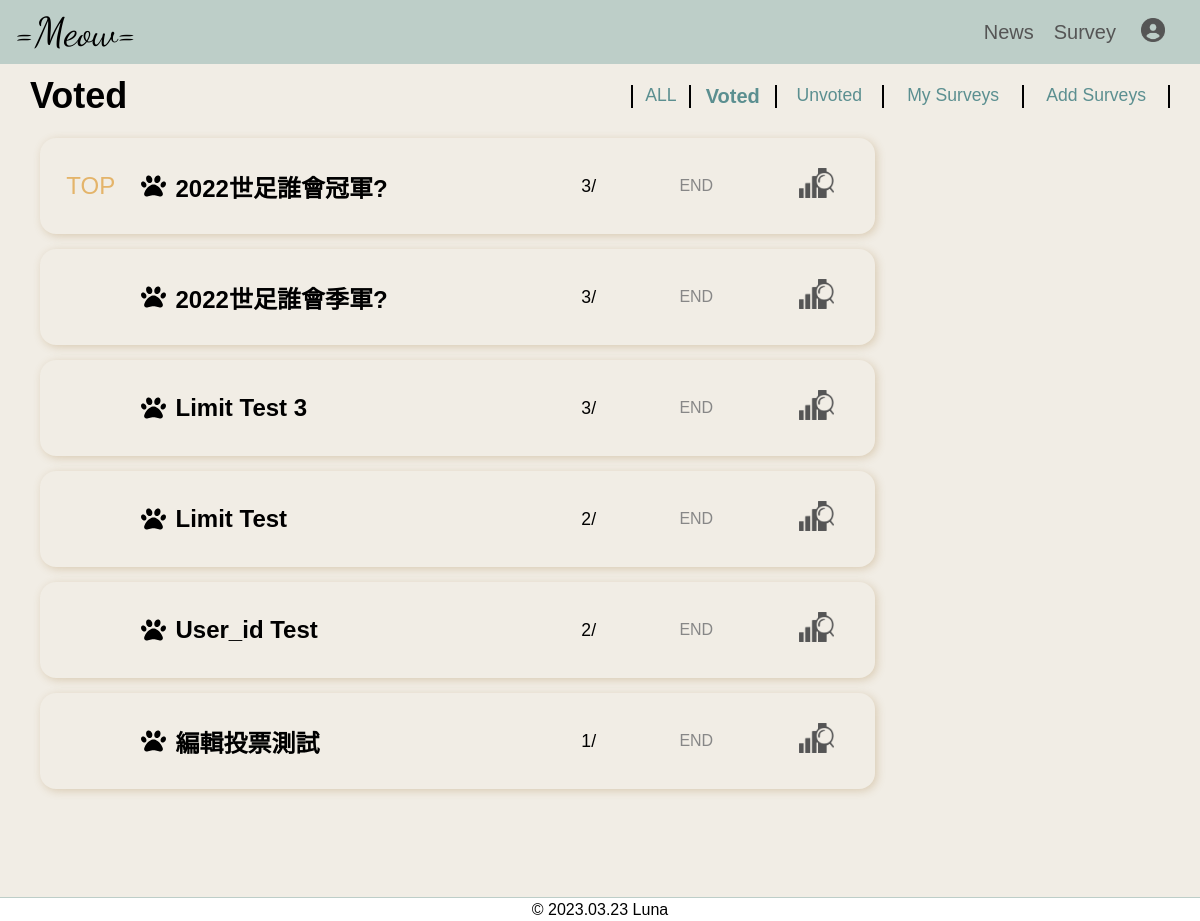
Screenshot of /index.php?meow=survey&surveys=surveys_voted (signed in) with the database file from the repository.
### tables this page shows
CREATE TABLE `survey_subject` (
  `id` int(8) UNSIGNED NOT NULL,
  `subject` text NOT NULL,
  `type` tinyint(1) UNSIGNED NOT NULL,
  `start_time` timestamp NULL DEFAULT NULL,
  `end_time` timestamp NULL DEFAULT NULL,
  `total` int(10) UNSIGNED DEFAULT 0,
  `top` tinyint(1) NOT NULL DEFAULT 0,
  `user_id` int(8) UNSIGNED NOT NULL,
  `created_at` timestamp NOT NULL DEFAULT current_timestamp(),
  `updated_at` timestamp NOT NULL DEFAULT current_timestamp() ON UPDATE current_timestamp()
);

### db/function.php (called while the page is built, shortened)
<?php
function free($sql)
{
    global $pdo;
    return $pdo->query($sql)->fetchAll(PDO::FETCH_ASSOC);
}
?>
<?php
function all($table, ...$args)
{
    global $pdo;
    $sql = "SELECT * FROM `$table` ";
    if (isset($args[0])) {
        if (is_array($args[0])) {
            foreach ($args[0] as $key => $value) {
                $all[] = "`$key`='$value'";
            }
            $sql .= " WHERE " . join(" AND ", $all);
        } else {
            $sql .= $args[0];
        }
    }
    return $pdo->query($sql)->fetchAll(PDO::FETCH_ASSOC);
}
?>

### member/surveys_voted.php (the view, shortened to what this page needs)
<div class="surveys-main-body">
    <div class="surveys-main-body-left">
        <div class="surveys-main-body-lists">
            <?php
            $userVoted = all('survey_users', ['user_id' => $_SESSION['login']['id']]);
            if (!$userVoted) {
            ?>
                <div class="yet">Haven't voted yet</div>
                    <?php
                } else {
                    foreach ($userVoted as $key => $value) {
                        $voted_id[] = $value['subject_id'];
                    }
                    $subjects = free("SELECT * FROM `survey_subject` ORDER BY `top` DESC , `total` DESC ");
                    foreach ($subjects as $subject) {
                        if (in_array($subject['id'], $voted_id)) {
                    ?>
                            <div class="surveys-main-body-list">
                                <p class="surveys-main-body-list-top"><?= $subject['top'] == 1 ? 'TOP' : '' ?></p>
                                <div class="surveys-main-body-list-img"><img src="./thumbnail/paw-solid.svg" alt=""></div>
                                <h4 class="surveys-main-body-list-subject"><?= $subject['subject']; ?></h4>
                                <p class="surveys-main-body-list-total"><?= $subject['total'] !== 0 ? $subject['total'] . '/' : ''; ?></p>
                                <p class="surveys-main-body-list-time">
                                    <?= $subject['end_time'] > date("Y-m-d G:i:s") ? $subject['start_time'] : 'END'; ?>
                                </p>
                                <div class="surveys-main-body-list-btns">
                                    <a class="surveys-main-body-list-btns-result" href="?meow=survey&surveys=survey_result&subject_id=<?= $subject['id']; ?>">
                                        <img class="result-img" src="./thumbnail/results-icon.png" alt="">
                                    </a>
                                </div>
                            </div>
                <?php
                        }
                    }
                }
                ?>
                </div>
        </div>
    </div>

### css/style.css (style rules this page uses)
* { box-sizing: border-box; word-break: break-all; padding: 0; margin: 0; }
a { text-decoration: none; color: #000; }
body { position: relative; background-color: #f1ede5; }
.surveys-main-body { display: flex; align-items: flex-start; width: 100%; }
.surveys-main-body-left { width: 75%; }
.surveys-main-body-lists { padding: 10px; }
.surveys-main-body-list { display: flex; width: 100%; height: 6rem; justify-content: space-between; border-radius: 16px; align-items: center; font-size: 1.5rem; padding: 0 10px; margin-bottom: 15px; box-shadow: 2px 2px 8px rgb(167 126 65 / 30%); }
.surveys-main-body-list-top { width: 10%; text-align: center; color: #e4b46a; }
.surveys-main-body-list-img { display: flex; width: 3%; }
.surveys-main-body-list-img>img { width: 100%; }
.surveys-main-body-list-subject { width: 45%; }
.surveys-main-body-list-total { width: 9%; font-size: 1.1rem; text-align: center; }
.surveys-main-body-list-time { width: 15%; color: #878787; font-size: 1rem; text-align: center; }
.surveys-main-body-list-btns { display: flex; width: 12%; text-align: center; align-items: center; padding: 5px; }
.vote-img, .result-img { width: 40%; }

### rows the page displays
survey_subject: top "TOP", subject "2022世足誰會冠軍?", total "3", shows "END"
survey_subject: subject "2022世足誰會季軍?", total "3", shows "END"
survey_subject: subject "Limit Test 3", total "3", shows "END"
survey_subject: subject "Limit Test", total "2", shows "END"
survey_subject: subject "User_id Test", total "2", shows "END"
survey_subject: subject "編輯投票測試", total "1", shows "END"
